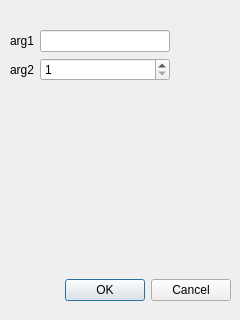
<?xml version="1.0" encoding="UTF-8"?>
<ui version="4.0">
 <class>MLEMDialog</class>
 <widget class="QDialog" name="MLEMDialog">
  <property name="geometry">
   <rect>
    <x>0</x>
    <y>0</y>
    <width>240</width>
    <height>320</height>
   </rect>
  </property>
  <property name="windowTitle">
   <string>Dialog</string>
  </property>
  <widget class="QDialogButtonBox" name="buttonBox">
   <property name="geometry">
    <rect>
     <x>10</x>
     <y>270</y>
     <width>221</width>
     <height>41</height>
    </rect>
   </property>
   <property name="orientation">
    <enum>Qt::Horizontal</enum>
   </property>
   <property name="standardButtons">
    <set>QDialogButtonBox::Cancel|QDialogButtonBox::Ok</set>
   </property>
  </widget>
  <widget class="QWidget" name="formLayoutWidget">
   <property name="geometry">
    <rect>
     <x>10</x>
     <y>30</y>
     <width>160</width>
     <height>80</height>
    </rect>
   </property>
   <layout class="QFormLayout" name="formLayout">
    <item row="0" column="0">
     <widget class="QLabel" name="arg1Label">
      <property name="text">
       <string>arg1</string>
      </property>
     </widget>
    </item>
    <item row="0" column="1">
     <widget class="QLineEdit" name="arg1LineEdit"/>
    </item>
    <item row="1" column="0">
     <widget class="QLabel" name="arg2Label">
      <property name="text">
       <string>arg2</string>
      </property>
     </widget>
    </item>
    <item row="1" column="1">
     <widget class="QSpinBox" name="arg2SpinBox">
      <property name="minimum">
       <number>1</number>
      </property>
      <property name="maximum">
       <number>20</number>
      </property>
      <property name="value">
       <number>1</number>
      </property>
     </widget>
    </item>
   </layout>
  </widget>
 </widget>
 <resources/>
 <connections>
  <connection>
   <sender>buttonBox</sender>
   <signal>accepted()</signal>
   <receiver>MLEMDialog</receiver>
   <slot>accept()</slot>
   <hints>
    <hint type="sourcelabel">
     <x>248</x>
     <y>254</y>
    </hint>
    <hint type="destinationlabel">
     <x>157</x>
     <y>274</y>
    </hint>
   </hints>
  </connection>
  <connection>
   <sender>buttonBox</sender>
   <signal>rejected()</signal>
   <receiver>MLEMDialog</receiver>
   <slot>reject()</slot>
   <hints>
    <hint type="sourcelabel">
     <x>316</x>
     <y>260</y>
    </hint>
    <hint type="destinationlabel">
     <x>286</x>
     <y>274</y>
    </hint>
   </hints>
  </connection>
 </connections>
</ui>
